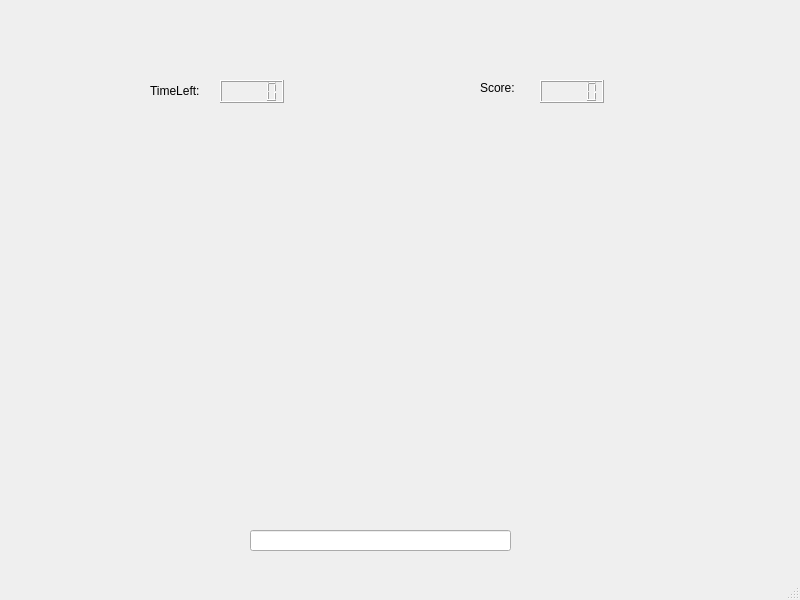
<?xml version="1.0" encoding="UTF-8"?>
<ui version="4.0">
 <class>MainWindow</class>
 <widget class="QMainWindow" name="MainWindow">
  <property name="geometry">
   <rect>
    <x>0</x>
    <y>0</y>
    <width>800</width>
    <height>600</height>
   </rect>
  </property>
  <property name="windowTitle">
   <string>MainWindow</string>
  </property>
  <widget class="QWidget" name="centralwidget">
   <widget class="QLCDNumber" name="lcdNumber">
    <property name="geometry">
     <rect>
      <x>220</x>
      <y>80</y>
      <width>64</width>
      <height>23</height>
     </rect>
    </property>
   </widget>
   <widget class="QLCDNumber" name="lcdNumber_2">
    <property name="geometry">
     <rect>
      <x>540</x>
      <y>80</y>
      <width>64</width>
      <height>23</height>
     </rect>
    </property>
   </widget>
   <widget class="QLabel" name="label">
    <property name="geometry">
     <rect>
      <x>150</x>
      <y>80</y>
      <width>71</width>
      <height>21</height>
     </rect>
    </property>
    <property name="text">
     <string>TimeLeft:</string>
    </property>
   </widget>
   <widget class="QLabel" name="label_2">
    <property name="geometry">
     <rect>
      <x>480</x>
      <y>80</y>
      <width>48</width>
      <height>16</height>
     </rect>
    </property>
    <property name="text">
     <string>Score:</string>
    </property>
   </widget>
   <widget class="QLineEdit" name="lineEdit">
    <property name="geometry">
     <rect>
      <x>250</x>
      <y>530</y>
      <width>261</width>
      <height>21</height>
     </rect>
    </property>
   </widget>
   <widget class="QLabel" name="word1">
    <property name="geometry">
     <rect>
      <x>50</x>
      <y>80</y>
      <width>100</width>
      <height>20</height>
     </rect>
    </property>
    <property name="text">
     <string/>
    </property>
   </widget>
   <widget class="QLabel" name="word2">
    <property name="geometry">
     <rect>
      <x>180</x>
      <y>80</y>
      <width>100</width>
      <height>20</height>
     </rect>
    </property>
    <property name="text">
     <string/>
    </property>
   </widget>
   <widget class="QLabel" name="word3">
    <property name="geometry">
     <rect>
      <x>310</x>
      <y>80</y>
      <width>100</width>
      <height>20</height>
     </rect>
    </property>
    <property name="text">
     <string/>
    </property>
   </widget>
   <widget class="QLabel" name="word4">
    <property name="geometry">
     <rect>
      <x>420</x>
      <y>80</y>
      <width>100</width>
      <height>20</height>
     </rect>
    </property>
    <property name="text">
     <string/>
    </property>
   </widget>
   <widget class="QLabel" name="word5">
    <property name="geometry">
     <rect>
      <x>520</x>
      <y>80</y>
      <width>100</width>
      <height>20</height>
     </rect>
    </property>
    <property name="text">
     <string/>
    </property>
   </widget>
   <widget class="QLabel" name="word6">
    <property name="geometry">
     <rect>
      <x>630</x>
      <y>80</y>
      <width>100</width>
      <height>20</height>
     </rect>
    </property>
    <property name="text">
     <string/>
    </property>
   </widget>
  </widget>
  <widget class="QStatusBar" name="statusbar"/>
 </widget>
 <resources/>
 <connections/>
</ui>
